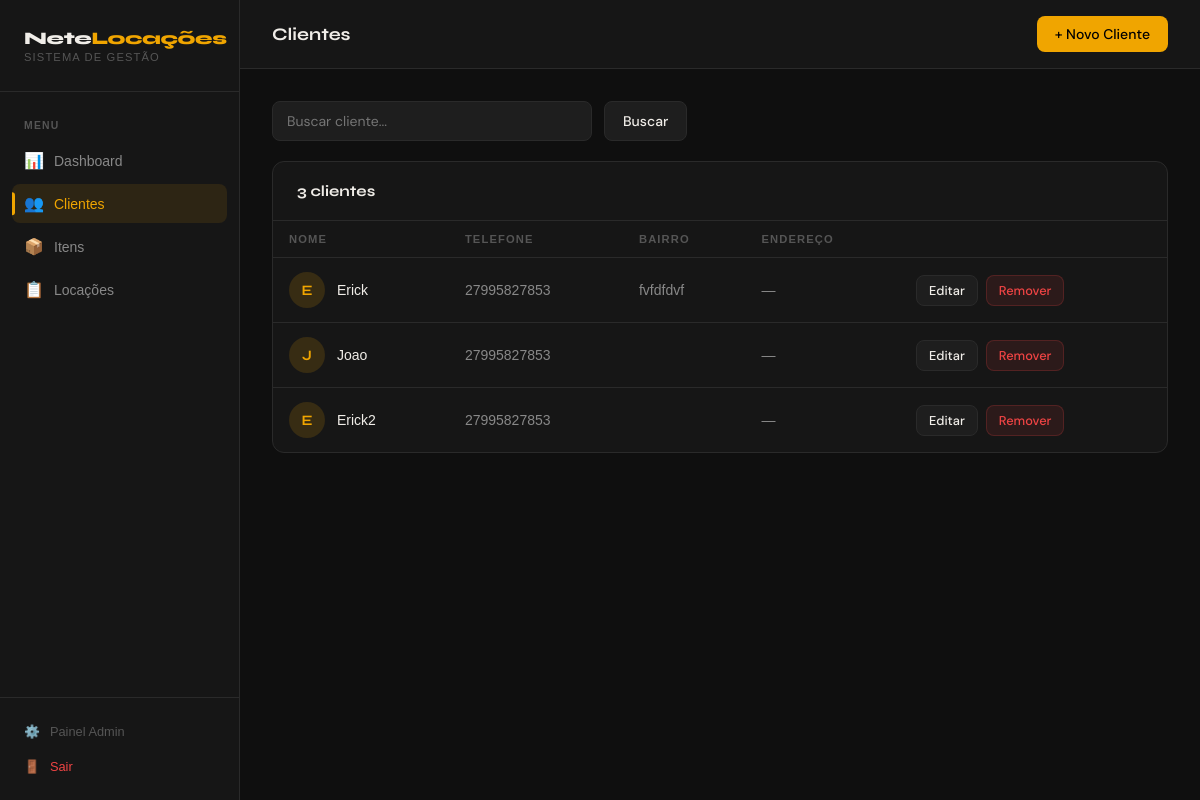
Page /clientes/ (signed in) on the earlier database version.
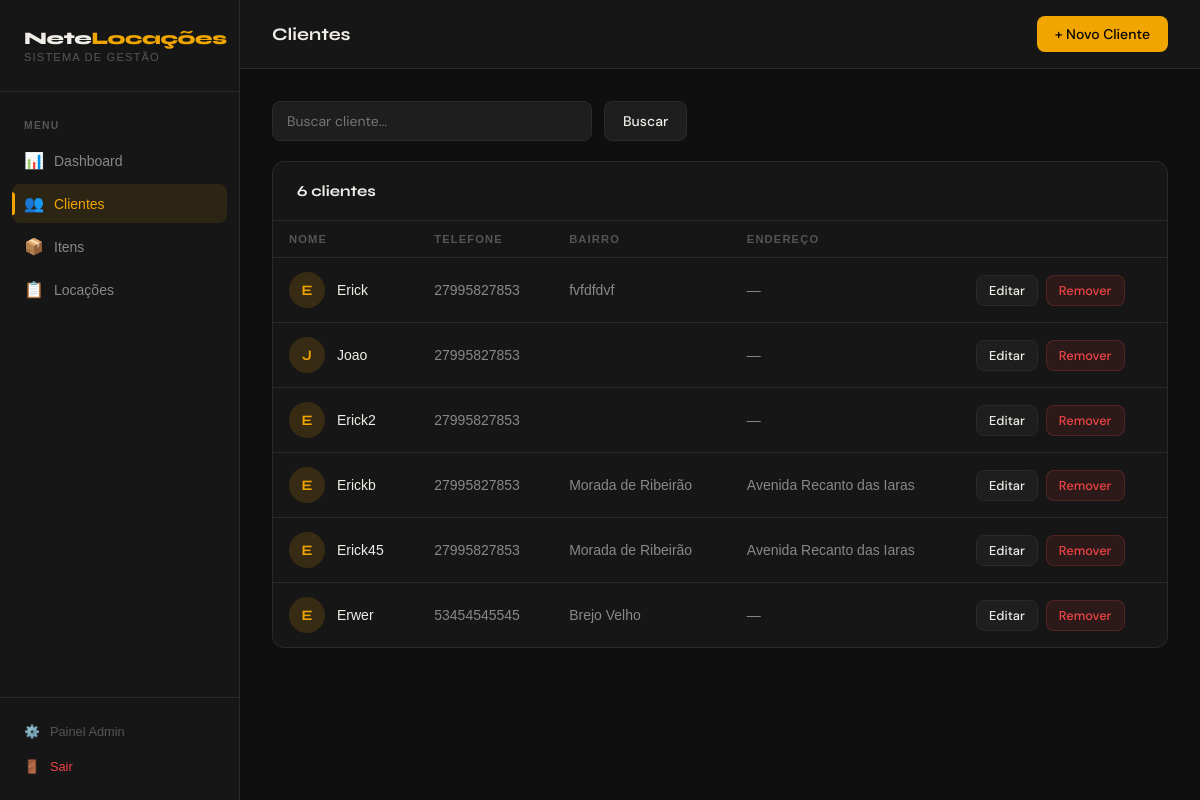
Same page on the later database version.
### cliente/models.py (models this page shows, shortened)
class Cliente(models.Model):
    nome = models.CharField(max_length=100, unique=True)
    telefone = models.CharField(max_length=15)
    bairro = models.CharField(max_length=100, blank=True)
    endereco = models.CharField(max_length=200, blank=True)
    cep = models.CharField(max_length=9, blank=True, null=True)
    class Meta:
        constraints = [
            models.UniqueConstraint(fields=['nome', 'telefone'], name='unique_cliente_nome_telefone')
        ]

### core/views.py (the view)
# urls.py: path('clientes/', views.clientes_list, name='clientes_list'),
@login_required
def clientes_list(request):
    q = request.GET.get('q', '')
    clientes = Cliente.objects.all()
    if q:
        clientes = clientes.filter(nome__icontains=q)
    return render(request, 'clientes/lista.html', {'clientes': clientes})

### templates/clientes/lista.html (shortened to what this page needs)
{% extends 'base/base.html' %}
{% block page_title %}Clientes{% endblock %}
{% block topbar_actions %}
    <a href="{% url 'cliente_criar' %}" class="btn btn-primary">+ Novo Cliente</a>
{% endblock %}
{% block content %}
<div class="search-bar">
    <form method="get" style="display:flex;gap:12px;width:100%">
        <input type="text" name="q" value="{{ request.GET.q }}" placeholder="Buscar cliente...">
        <button type="submit" class="btn btn-secondary">Buscar</button>
    </form>
</div>
<div class="card">
    <div class="card-header">
        <span class="card-title">{{ clientes.count }} cliente{{ clientes.count|pluralize }}</span>
    </div>
    <div class="table-wrap">
        {% if clientes %}
        <table>
            <thead>
                <tr>
                    <th>Nome</th>
                    <th>Telefone</th>
                    <th>Bairro</th>
                    <th>Endereço</th>
                    <th></th>
                </tr>
            </thead>
            <tbody>
                {% for cliente in clientes %}
                <tr>
                    <td>
                        <div class="cliente-info">
                            <div class="cliente-inicial">{{ cliente.nome|first|upper }}</div>
                            <div>
                                <div class="cliente-nome">{{ cliente.nome }}</div>
                            </div>
                        </div>
                    </td>
                    <td>{{ cliente.telefone }}</td>
                    <td>{{ cliente.bairro }}</td>
                    <td>{{ cliente.endereco|default:"—" }}</td>
                    <td>
                        <div class="td-actions">
                            <a href="{% url 'cliente_editar' cliente.pk %}" class="btn btn-secondary btn-sm">Editar</a>
                            <a href="{% url 'cliente_deletar' cliente.pk %}" class="btn btn-danger btn-sm">Remover</a>
                        </div>
                    </td>
                </tr>
                {% endfor %}
            </tbody>
        </table>
        {% endif %}
    </div>
</div>
{% endblock %}

Differences in the rows shown:
added Cliente: nome|first "E", nome "Erickb", telefone "27995827853", bairro "Morada de Ribeirão", endereco "Avenida Recanto das Iaras"
added Cliente: nome|first "E", nome "Erick45", telefone "27995827853", bairro "Morada de Ribeirão", endereco "Avenida Recanto das Iaras"
added Cliente: nome|first "E", nome "Erwer", telefone "53454545545", bairro "Brejo Velho", endereco "—"
Other differences:
{{ clientes.count }}: "3" → "6"
